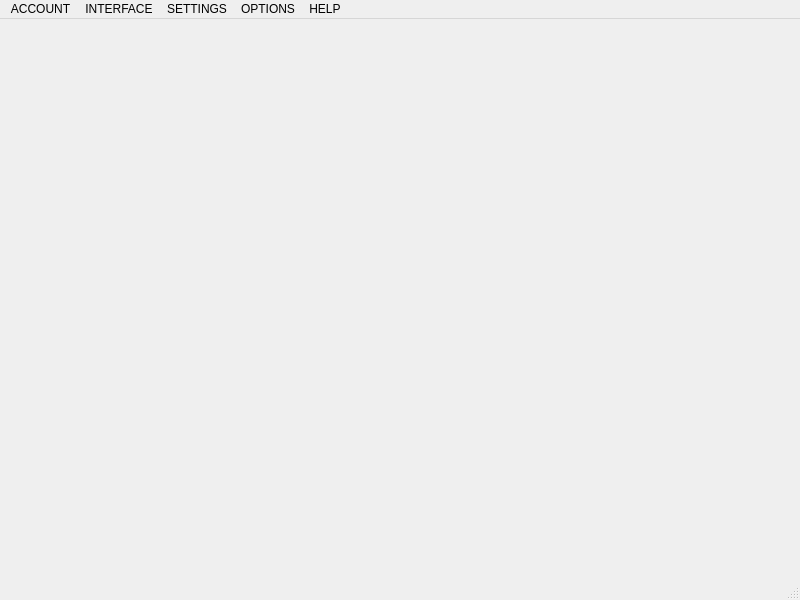
<?xml version="1.0" encoding="UTF-8"?>
<ui version="4.0">
 <class>Clorela_OS</class>
 <widget class="QMainWindow" name="Clorela_OS">
  <property name="geometry">
   <rect>
    <x>0</x>
    <y>0</y>
    <width>800</width>
    <height>600</height>
   </rect>
  </property>
  <property name="windowTitle">
   <string>Clorela_OS</string>
  </property>
  <widget class="QWidget" name="centralwidget"/>
  <widget class="QMenuBar" name="menubar">
   <property name="geometry">
    <rect>
     <x>0</x>
     <y>0</y>
     <width>800</width>
     <height>26</height>
    </rect>
   </property>
   <widget class="QMenu" name="menuACCOUNT">
    <property name="title">
     <string>ACCOUNT</string>
    </property>
    <widget class="QMenu" name="menuMY_PROFILE">
     <property name="title">
      <string>MY PROFILE</string>
     </property>
     <addaction name="actionUSER_DATA"/>
     <addaction name="actionADDRESS_WALLETT"/>
    </widget>
    <addaction name="actionMY_PROFILE"/>
    <addaction name="menuMY_PROFILE"/>
    <addaction name="actionINITIATE_UPLOAD"/>
    <addaction name="actionSTOP_UPLOAD"/>
    <addaction name="actionSIGN_OFF"/>
   </widget>
   <widget class="QMenu" name="menuINTERFACE">
    <property name="title">
     <string>INTERFACE</string>
    </property>
    <widget class="QMenu" name="menuUI">
     <property name="title">
      <string>UI</string>
     </property>
     <addaction name="actionGRAPHIC"/>
     <addaction name="actionNUMERIC"/>
    </widget>
    <addaction name="menuUI"/>
    <addaction name="actionLANGUAGE"/>
   </widget>
   <widget class="QMenu" name="menuSETTINGS">
    <property name="title">
     <string>SETTINGS</string>
    </property>
    <addaction name="actionCONFIGURE_WI_FI"/>
    <addaction name="actionCONFIGURE_SERVER"/>
   </widget>
   <widget class="QMenu" name="menuOPTIONS">
    <property name="title">
     <string>OPTIONS</string>
    </property>
    <addaction name="actionSEARCH_FOR_UPDATES"/>
    <addaction name="actionCONNECTION_PROPERTIES"/>
   </widget>
   <widget class="QMenu" name="menuHELP">
    <property name="title">
     <string>HELP</string>
    </property>
    <addaction name="actionABOUT_CLORELA"/>
    <addaction name="actionABOUT_WALCORG"/>
    <addaction name="actionREPORT_PROBLEM"/>
   </widget>
   <addaction name="menuACCOUNT"/>
   <addaction name="menuINTERFACE"/>
   <addaction name="menuSETTINGS"/>
   <addaction name="menuOPTIONS"/>
   <addaction name="menuHELP"/>
  </widget>
  <widget class="QStatusBar" name="statusbar"/>
  <action name="actionMY_PROFILE">
   <property name="text">
    <string>SIGN IN</string>
   </property>
  </action>
  <action name="actionINITIATE_UPLOAD">
   <property name="text">
    <string>INITIATE UPLOAD</string>
   </property>
  </action>
  <action name="actionSTOP_UPLOAD">
   <property name="text">
    <string>STOP UPLOAD</string>
   </property>
  </action>
  <action name="actionSIGN_OFF">
   <property name="text">
    <string>SIGN OFF</string>
   </property>
  </action>
  <action name="actionUSER_DATA">
   <property name="text">
    <string>USER DATA</string>
   </property>
  </action>
  <action name="actionADDRESS_WALLETT">
   <property name="text">
    <string>ADDRESS WALLETT</string>
   </property>
  </action>
  <action name="actionLANGUAGE">
   <property name="text">
    <string>LANGUAGE</string>
   </property>
  </action>
  <action name="actionGRAPHIC">
   <property name="text">
    <string>GRAPHIC</string>
   </property>
  </action>
  <action name="actionNUMERIC">
   <property name="text">
    <string>NUMERIC</string>
   </property>
  </action>
  <action name="actionCONFIGURE_WI_FI">
   <property name="text">
    <string>CONFIGURE WI-FI</string>
   </property>
  </action>
  <action name="actionCONFIGURE_SERVER">
   <property name="text">
    <string>CONFIGURE SERVER</string>
   </property>
  </action>
  <action name="actionSEARCH_FOR_UPDATES">
   <property name="text">
    <string>SEARCH FOR UPDATES</string>
   </property>
  </action>
  <action name="actionCONNECTION_PROPERTIES">
   <property name="text">
    <string>CONNECTION PROPERTIES</string>
   </property>
  </action>
  <action name="actionABOUT_CLORELA">
   <property name="text">
    <string>ABOUT CLORELA</string>
   </property>
  </action>
  <action name="actionABOUT_WALCORG">
   <property name="text">
    <string>ABOUT WALCORG</string>
   </property>
  </action>
  <action name="actionREPORT_PROBLEM">
   <property name="text">
    <string>REPORT PROBLEM</string>
   </property>
  </action>
 </widget>
 <resources/>
 <connections/>
</ui>
